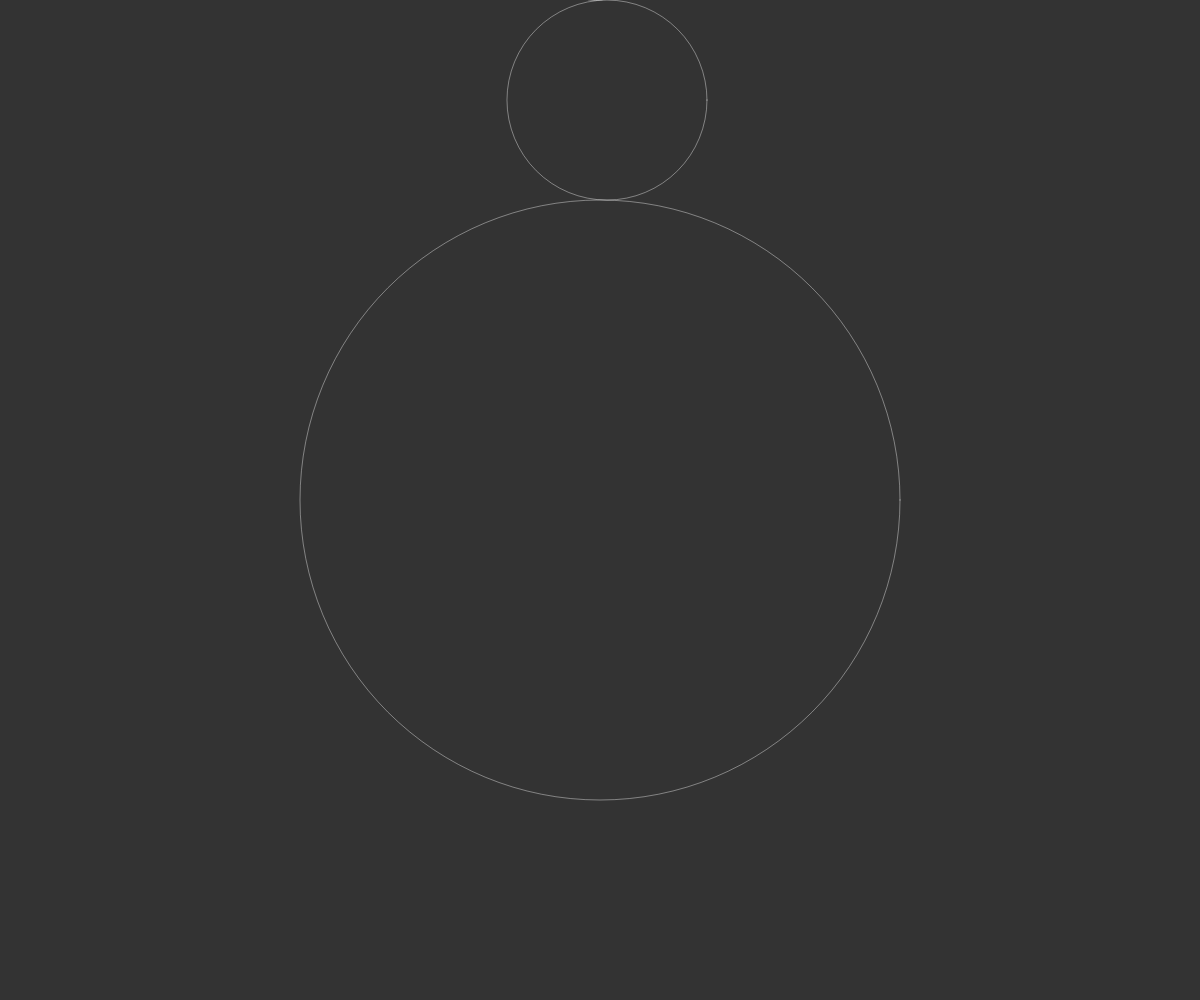
Frame 1 (no input)
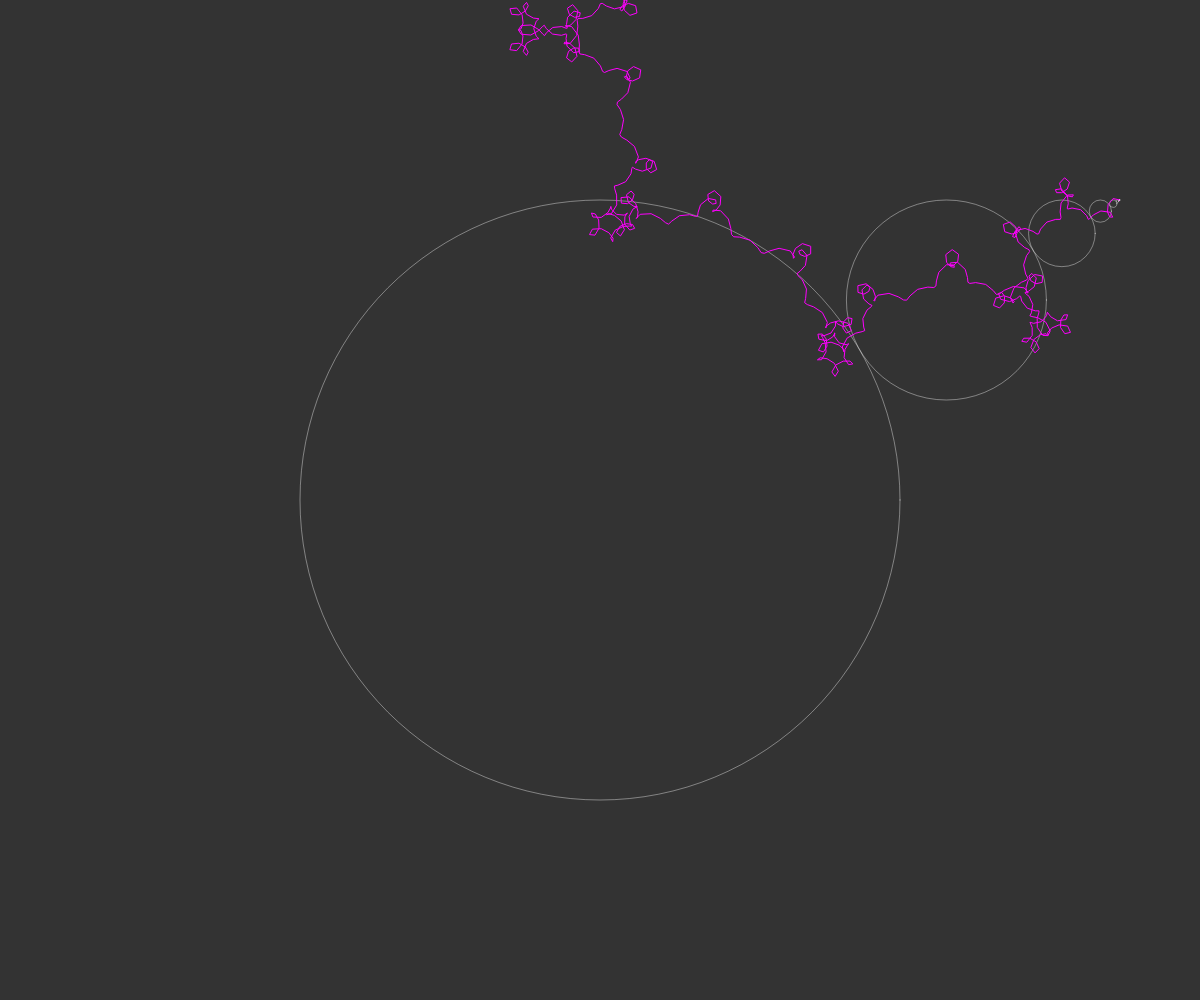
Frame 60 (no input)
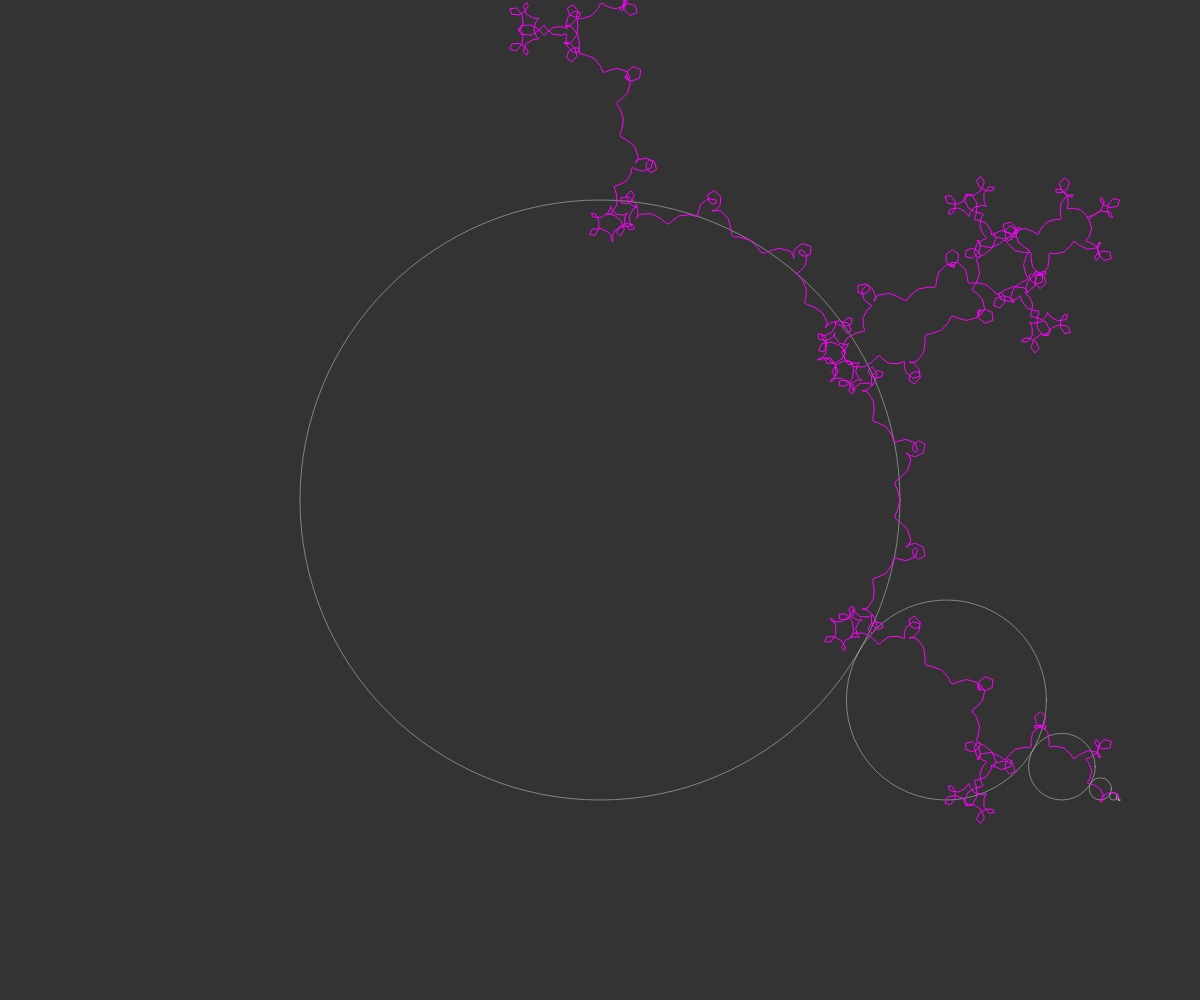
Frame 120 (the mouse pressed at the canvas centre since frame 60)

The p5.js sketch that drew these frames (run headless with seeded random() and noise() and a simulated clock; from frame 60 on, the mouse is pressed at the canvas centre):

// p5.js sketch
// ── sketch.js
var path = [];
var angle = 0;

var resolution = 10;

var sun;
var end;

function setup() {
    createCanvas(windowWidth, windowHeight);
    sun = new Orbit(width / 2, height / 2, width / 4, 0);
    var next = sun;
    for (let i = 0; i < 20; i++) {
        next = next.addChild();
    }
    end = next;
}

function draw() {
    background(51);
    for (var i = 0; i < resolution; i++) {
        var next = sun;
        while (next != null) {
            next.update();
            next = next.child;
        }
        path.push(createVector(end.x, end.y));
    }
    var next = sun;
    while (next != null) {
        next.show();
        next = next.child;
    }
    beginShape();
    stroke(255, 0, 255);
    noFill();
    path.forEach((pos) => {
        vertex(pos.x, pos.y);
    });
    endShape();
}

// ── orbit.js
var k = -5;

function Orbit(x_, y_, r_, n, p) {
    this.x = x_;
    this.y = y_;
    this.r = r_;
    this.parent = p;
    this.child = null;
    this.speed = radians(pow(k, n - 1)) / resolution;
    this.angle = -PI / 2;

    this.addChild = function () {
        var newr = this.r / 3.0;
        var newx = this.x + this.r + newr;
        var newy = this.y;
        this.child = new Orbit(newx, newy, newr, n + 1, this);
        return this.child;
    };

    this.update = function () {
        var parent = this.parent;
        if (parent != null) {
            this.angle += this.speed;
            var rsum = this.r + parent.r;
            this.x = parent.x + rsum * cos(this.angle);
            this.y = parent.y + rsum * sin(this.angle);
        }
    };

    this.show = function () {
        stroke(255, 100);
        strokeWeight(1);
        noFill();
        //stroke(51);
        ellipse(this.x, this.y, this.r * 2, this.r * 2);
    };
}
